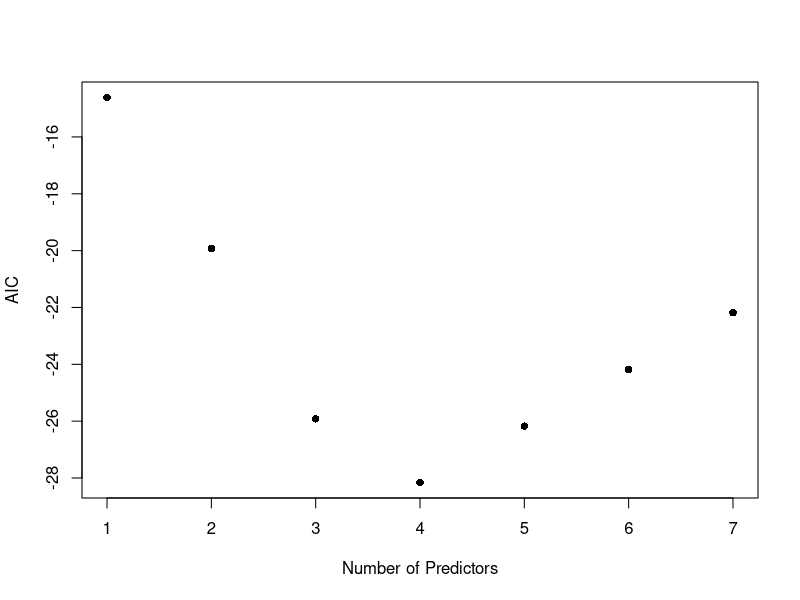
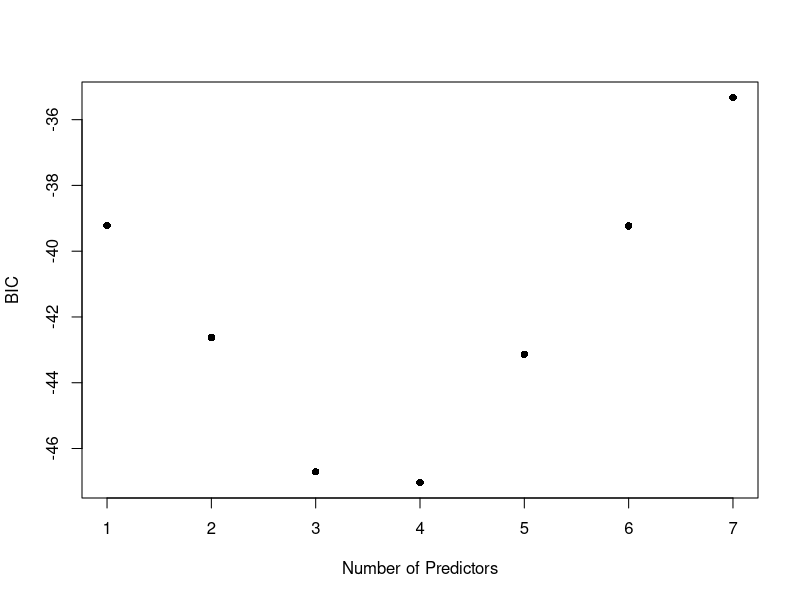
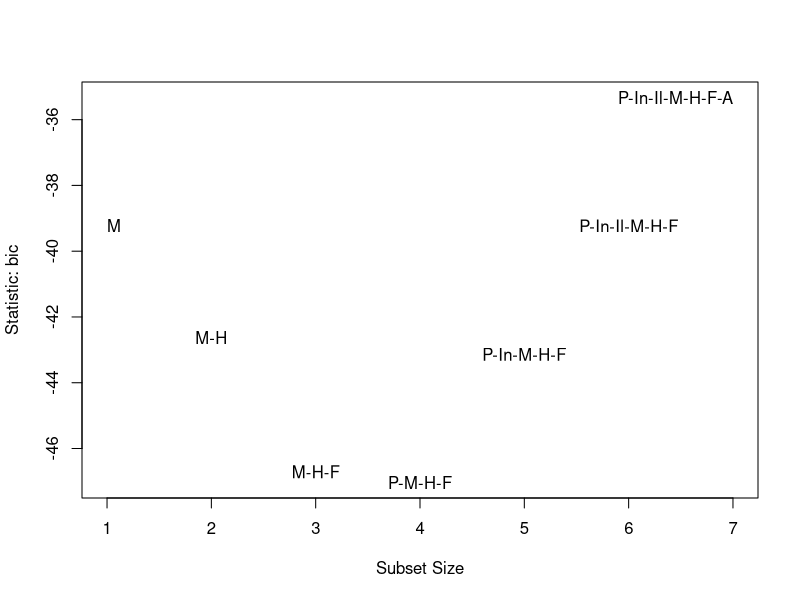
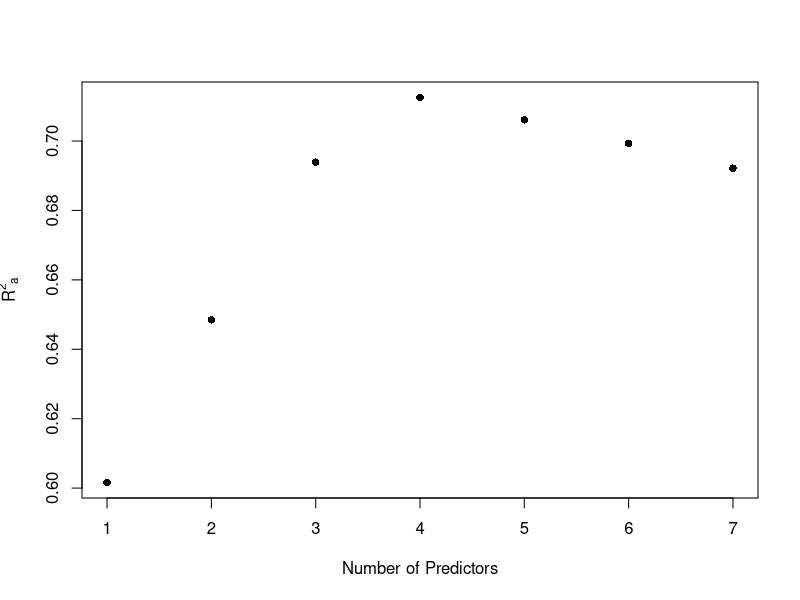
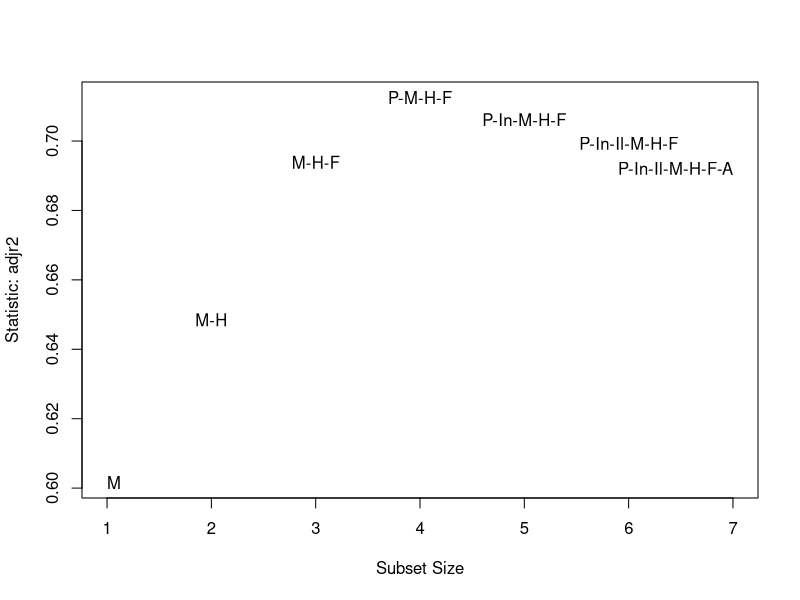
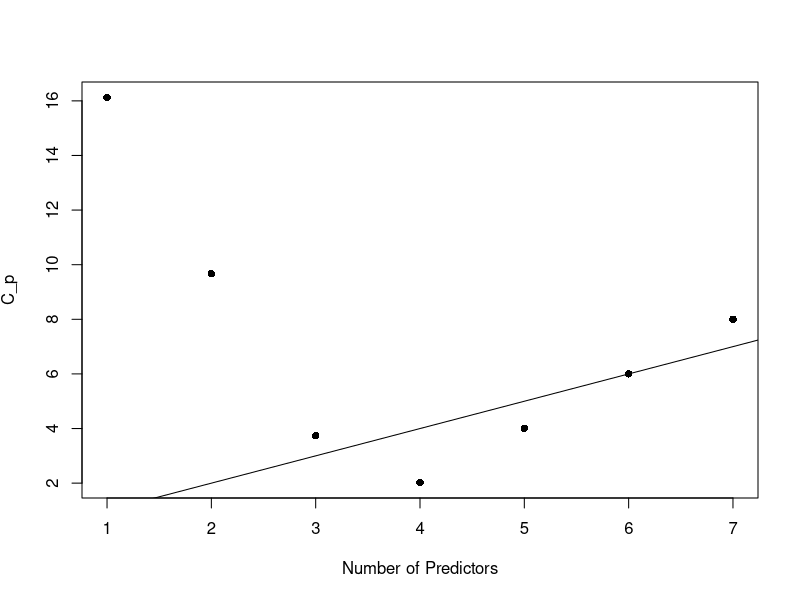
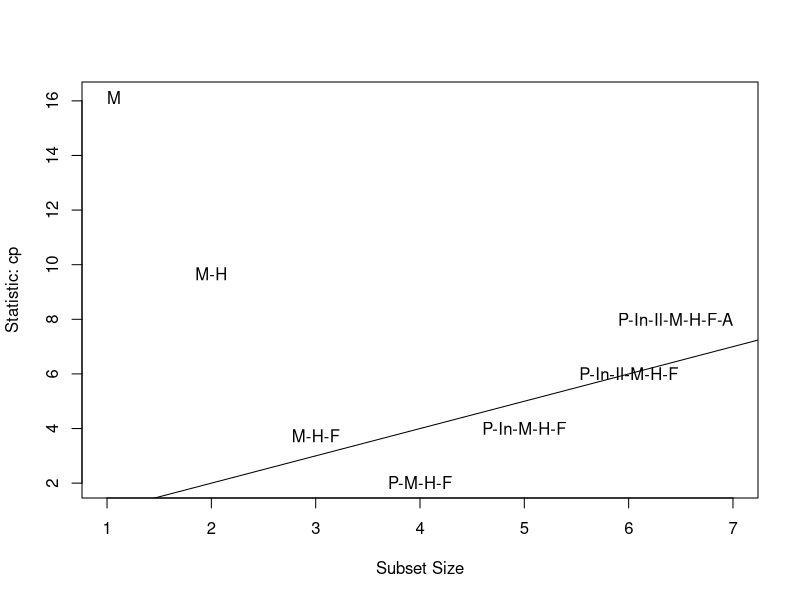
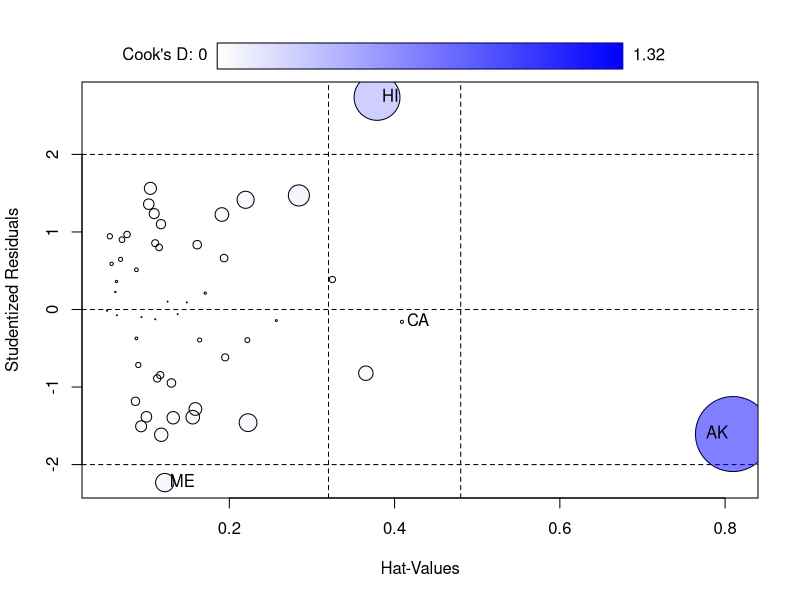

Recreate these plots in R, in order. (Note: this script raises an error after producing the figures.)
## ---- chunk 1
#| message: false
library(tidyverse)
library(car)  # to access subsets function
library(leaps)  # to access regsubets function
library(caret)  # functions for model training 
## ---- chunk 2
data(state)
statedata <- data.frame(state.x77, row.names = state.abb)
#head(statedata)
summary(statedata)
## ---- chunk 3
lmod <- lm(Life.Exp ~ ., data = statedata)
summary(lmod)
## ---- chunk 4
# useful when performing forward selection
nullmod <- lm(Life.Exp ~ 1, data = statedata)
## ---- chunk 5
# may need to install.package the first time
#library(leaps) # you need to load package every time you want to use it

best <- regsubsets(Life.Exp ~ ., data = statedata)
best_sum <- summary(best) # summarize model with min RSS for each p
#best_sum  # display summary
best_sum$which # nicer output
## ---- chunk 6
# What output is stored after running regsubsets
summary(best_sum)
## ---- chunk 7
n <- nrow(statedata) # number observation n = 50
rss <- best_sum$rss # rss calculated for each model

# compute AIC using the formula
AIC <- n * log(rss/n) + (2:8)*2  # going from p=2 to p=8 regressors

plot(AIC ~ I(1:7), 
     ylab = "AIC", 
     xlab = "Number of Predictors",
     pch = 16)
## ---- chunk 8
(BIC <- best_sum$bic)  # bic from summary
#(BIC2 <- n * log(rss/n) + log(n)* (2:8))  # Using the formula
#BIC - BIC2 # The two differ by a constant
plot(BIC ~ I(1:7), ylab = "BIC", xlab = "Number of Predictors", pch = 16)
## ---- chunk 9
#library(car)
# stat can be “bic”, “cp”, “adjr2”, “rsq”, “rss”
subsets(best, statistic = "bic", legend = FALSE)
## ---- chunk 10
#summary(lmod)  # gives R^2 for full model
(adjr <- best_sum$adjr)  # extracts R_a^2 from regsubsets
## ---- chunk 11
p <- 1:7  # number of predictors (excluding intercept)
plot(adjr ~ p, ylab = expression({R^2}[a]), 
     xlab = "Number of Predictors", pch = 16)
## ---- chunk 12
subsets(best, statistic = "adjr2", legend = FALSE)
## ---- chunk 13
cp <- best_sum$cp # Display the C_p for each value of p
plot(cp ~ p, ylab = expression({C_p}), 
     xlab = "Number of Predictors", pch = 16)
abline(0,1) # plots line y=x
## ---- chunk 14
subsets(best, statistic = "cp", legend = FALSE)
abline(0,1) 
## ---- chunk 15
ersq <- numeric(n)  # store the squared error

for (i in 1:n){
  train.ds <- statedata[-i, ]
  test.ds <- statedata[i, ]
  tmod <- lm(Life.Exp ~ Population + Murder + HS.Grad + Frost, data = train.ds)
  predy <- predict(tmod, new = test.ds)
  y <- test.ds[1,4]
  ersq[i] <- (predy - y)^2
}

(tmse <- sum(ersq)) 
## ---- chunk 16
ersq <- numeric(n)

for (i in 1:n){
  train.ds <- statedata[-i, ]
  test.ds <- statedata[i, ]
  tmod <- lm(Life.Exp ~ Murder + HS.Grad + Frost, data = train.ds)
  predy <- predict(tmod, new = test.ds)
  y <- test.ds[1,4]
  ersq[i] <- (predy - y)^2
}

(tmse <- sum(ersq)) 
## ---- chunk 17
# you may need to install caret before running code
#library(caret)

# define training/test (control) data
cv_10fold <- trainControl(method="cv", number = 10) # 10-fold crossvalidation train/test data

# Set up full and our model with 4 regressors
f1 <- Life.Exp ~ . # formula for full model
f2 <- Life.Exp~Population + Murder + HS.Grad + Frost 

# Using training data to construct each model
modela <- train(f1, data = statedata, trControl=cv_10fold, method = "lm") #full
modelb <- train(f2, data = statedata, trControl=cv_10fold, method = "lm") #with 4 reg
print(modela) # full, 10-fold
## ---- chunk 18
print(modelb) # reduced, 10-fold
## ---- chunk 19
# leave-one-out crossvalidation train/test data
cv_loo <- trainControl(method="LOOCV") 

modelfull <- train(f1, data = statedata, trControl=cv_loo, method = "lm") #full
modelred <- train(f2, data = statedata, trControl=cv_loo, method = "lm") #with 4 reg
print(modelfull) # full, leave one out
## ---- chunk 20
print(modelred) # reduced, leave one out
## ---- chunk 21
#library(car)  # needed but we already loaded
influencePlot(lmod)
## ---- chunk 22
best2 <- regsubsets(Life.Exp ~., data = statedata, subset = (state.abb != "AK"))
best_sum2 <- summary(best2) 
best_sum2$which[which.max(best_sum2$adjr), ]
## ---- chunk 23
data(teengamb, package = "faraway")  # load data
summary(teengamb)
## ---- chunk 24
# fit full model
gamb_lmod <- lm(gamble ~ ., data = teengamb)
summary(gamb_lmod) # determine least significant predictor
## ---- chunk 25
# Values we'll need
n <- nobs(gamb_lmod)  # number of observations
p <- 2:5  # possible number of regressors
